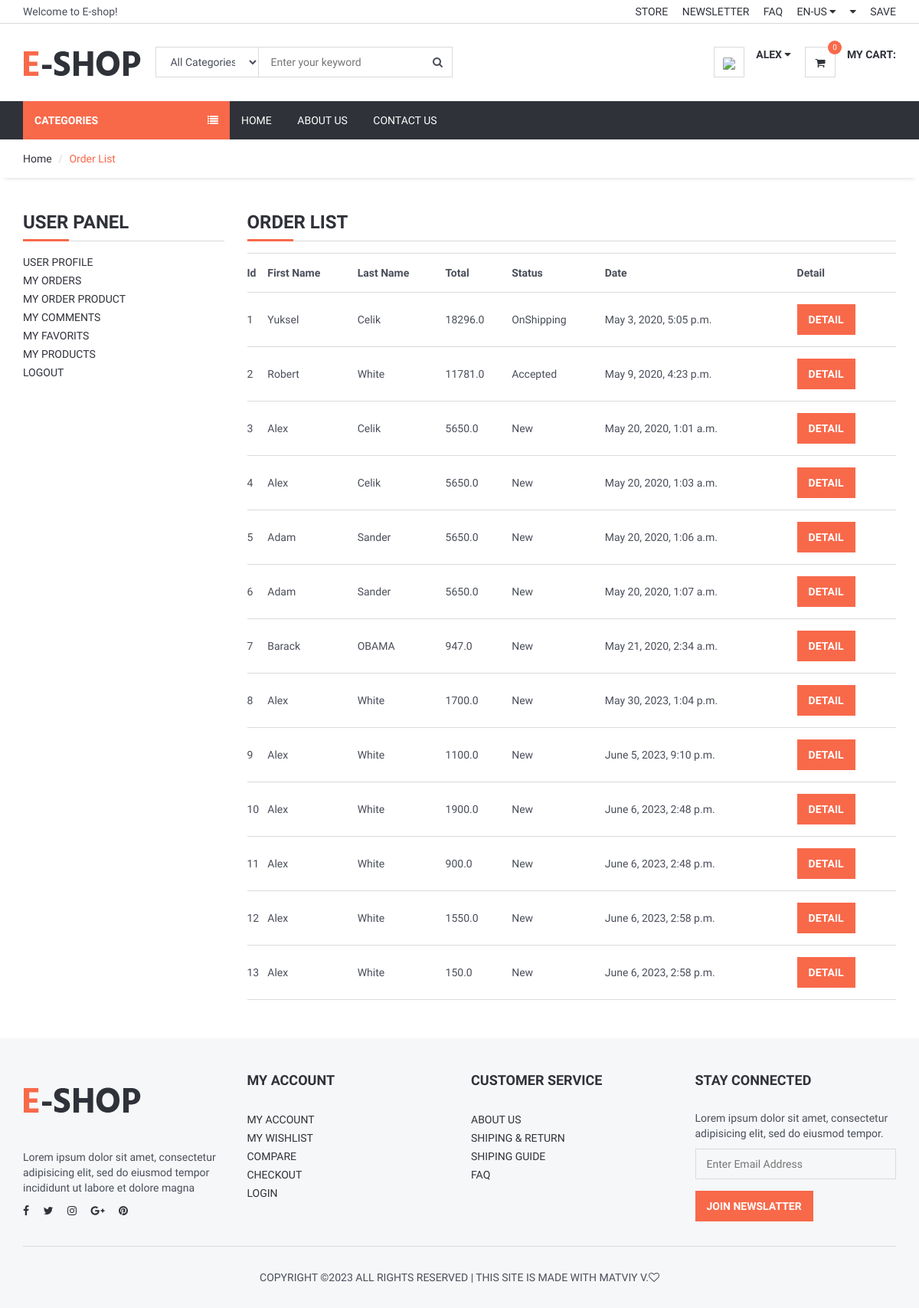
The page /user/orders/ (signed in) on the database as committed earlier.
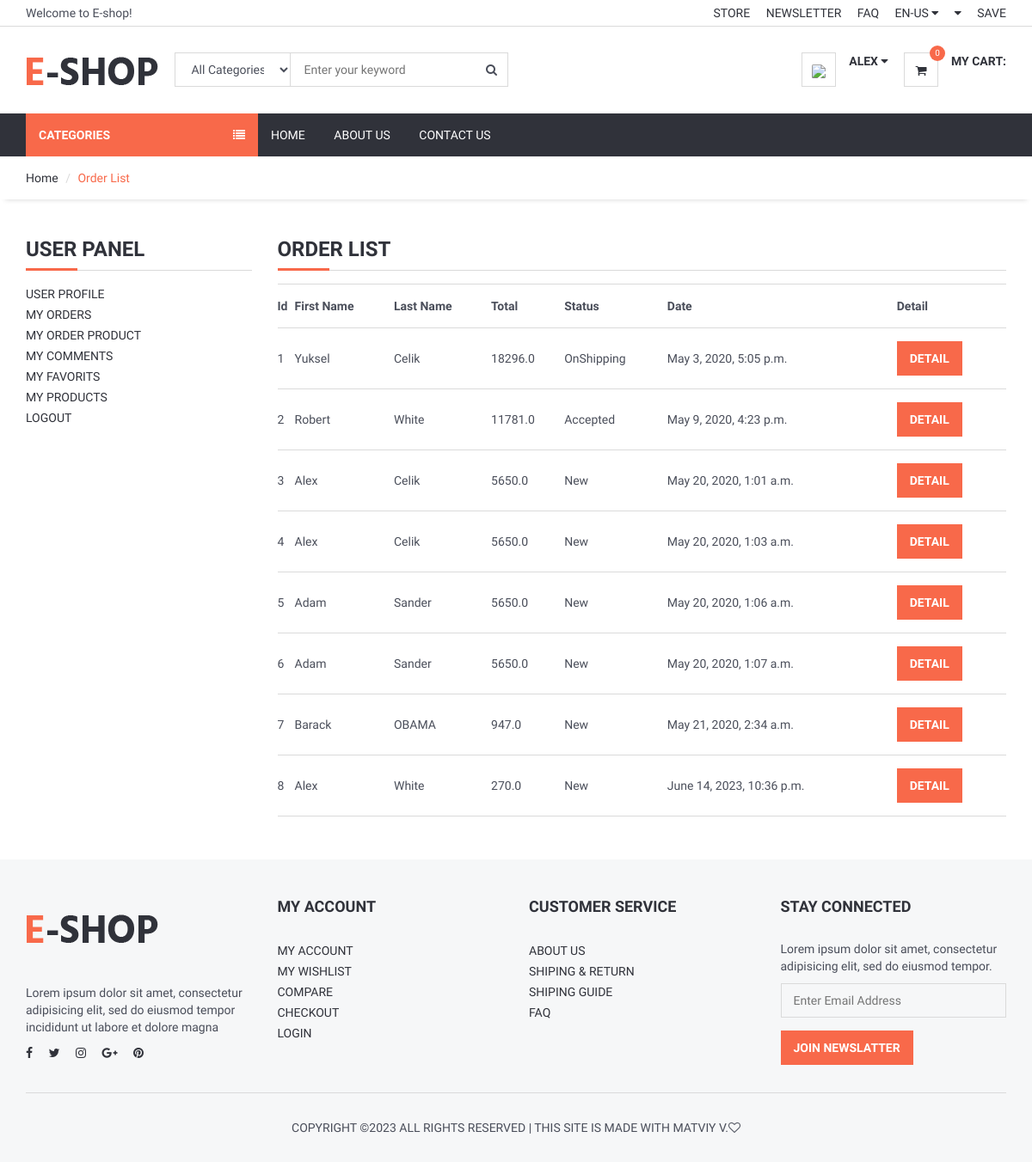
The same page on the database as committed later.
### order/models.py (models this page shows, shortened)
class Order(models.Model):
    STATUS = (
        ('New', 'New'),
        ('Accepted', 'Accepted'),
        ('Preaparing', 'Preaparing'),
        ('OnShipping', 'OnShipping'),
        ('Completed', 'Completed'),
        ('Canceled', 'Canceled'),
    )
    user = models.ForeignKey(User, on_delete=models.SET_NULL, null=True)
    code = models.CharField(max_length=5, editable=False )
    first_name = models.CharField(max_length=10)
    last_name = models.CharField(max_length=10)
    phone = models.CharField(blank=True, max_length=20)
    address = models.CharField(blank=True, max_length=150)
    city = models.CharField(blank=True, max_length=20)
    country = models.CharField(blank=True, max_length=20)
    total = models.FloatField()
    status=models.CharField(max_length=10,choices=STATUS,default='New')
    ip = models.CharField(blank=True, max_length=20)
    adminnote = models.CharField(blank=True, max_length=100)
    create_at=models.DateTimeField(auto_now_add=True)
    update_at=models.DateTimeField(auto_now=True)

### user/views.py (the view)
# urls.py: path('orders/', views.user_orders, name='user_orders'),
@login_required(login_url='/login') # Check login
def user_orders(request):
    current_user = request.user
    orders=Order.objects.filter(user_id=current_user.id)
    context = {#'category': category,
               'orders': orders,
               }
    return render(request, 'user_orders.html', context)

### home/templatetags/myapptags.py (called while the page is built)
@register.simple_tag
def shopcartcount(userid):
    count = ShopCart.objects.filter(user_id=userid).count()
    return count

### user/templates/user_orders.html (shortened to what this page needs)
{% extends 'homebase.html' %}
{% block sidebar %} {% include 'sidebar.html' %} {% endblock %}
{% block body %}
    <div id="breadcrumb">
        <div class="container">
            <ul class="breadcrumb">
                <li><a href="/">Home</a></li>
                <li class="active">Order List</li>
            </ul>
        </div>
    </div>
    <div class="section">
        <div class="container">
            <div class="row">
                <div class="col-md-3">
                    {% include "user_panel.html" %}
                </div>
                <div class="col-md-9">
                    <div class="order-summary clearfix">
                        <div class="section-title">
                            <h3 class="title">Order List</h3>
                        </div>
                        <table class="shopping-cart-table table">
                            <tr>
                                <th class="text-left">Id </th>
                                <th class="text-left">First Name </th>
                                <th class="text-left">Last Name </th>
                                <th class="text-left">Total </th>
                                <th class="text-left">Status </th>
                                <th class="text-left">Date </th>
                                <th class="text-left">Detail </th>
                            </tr>
                            {% for rs in orders %}
                                <tr>
                                    <td class="text-left">{{ rs.id}} </td>
                                    <td class="text-left">{{ rs.first_name}} </td>
                                    <td class="text-left">{{ rs.last_name}} </td>
                                    <td class="text-left">{{ rs.total}} </td>
                                    <td class="text-left">{{ rs.status}} </td>
                                    <td class="text-left">{{ rs.create_at}} </td>
                                    <td class="text-left"><a class="primary-btn" href="/user/orderdetail/{{ rs.id }}"> Detail </a></td>
                                </tr>
                            {% endfor %}
                        </table>
                    </div>
                </div>
            </div>
        </div>
    </div>
{% endblock %}

Rows that differ between the two databases and show on the page:
no longer on this page (row edited): Order: id "9", first_name "Alex", last_name "White", total "1100.0", status "New", create_at "June 5, 2023, 9:10 p.m."
removed Order: id "10", first_name "Alex", last_name "White", total "1900.0", status "New", create_at "June 6, 2023, 2:48 p.m."
removed Order: id "11", first_name "Alex", last_name "White", total "900.0", status "New", create_at "June 6, 2023, 2:48 p.m."
no longer on this page (row edited): Order: id "12", first_name "Alex", last_name "White", total "1550.0", status "New", create_at "June 6, 2023, 2:58 p.m."
removed Order: id "13", first_name "Alex", last_name "White", total "150.0", status "New", create_at "June 6, 2023, 2:58 p.m."
changed Order id 8: total "1700.0" → "270.0"; create_at "May 30, 2023, 1:04 p.m." → "June 14, 2023, 10:36 p.m."
